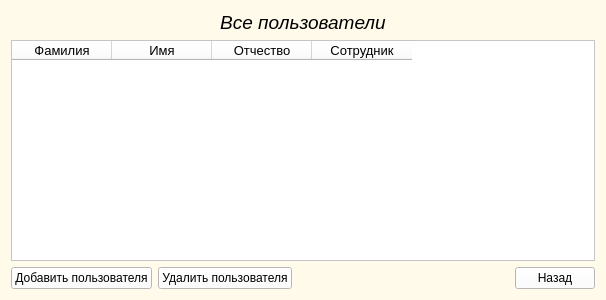
<?xml version="1.0" encoding="UTF-8"?>
<ui version="4.0">
 <class>users</class>
 <widget class="QWidget" name="users">
  <property name="geometry">
   <rect>
    <x>0</x>
    <y>0</y>
    <width>606</width>
    <height>300</height>
   </rect>
  </property>
  <property name="windowTitle">
   <string>Form</string>
  </property>
  <property name="styleSheet">
   <string notr="true">background-color:rgb(255, 250, 234);</string>
  </property>
  <layout class="QVBoxLayout" name="verticalLayout">
   <item>
    <layout class="QGridLayout" name="gridLayout">
     <item row="2" column="1">
      <widget class="QPushButton" name="deleteButton">
       <property name="styleSheet">
        <string notr="true">background-color: rgb(255, 255, 255);</string>
       </property>
       <property name="text">
        <string>Удалить пользователя</string>
       </property>
      </widget>
     </item>
     <item row="1" column="0" colspan="4">
      <widget class="QTableWidget" name="tableWidget">
       <property name="font">
        <font>
         <pointsize>10</pointsize>
         <strikeout>false</strikeout>
        </font>
       </property>
       <property name="styleSheet">
        <string notr="true">background-color: rgb(255, 255, 255);</string>
       </property>
       <property name="editTriggers">
        <set>QAbstractItemView::AnyKeyPressed|QAbstractItemView::DoubleClicked|QAbstractItemView::EditKeyPressed</set>
       </property>
       <property name="gridStyle">
        <enum>Qt::SolidLine</enum>
       </property>
       <property name="rowCount">
        <number>0</number>
       </property>
       <property name="columnCount">
        <number>4</number>
       </property>
       <column>
        <property name="text">
         <string>Фамилия</string>
        </property>
        <property name="font">
         <font>
          <pointsize>10</pointsize>
         </font>
        </property>
       </column>
       <column>
        <property name="text">
         <string>Имя</string>
        </property>
        <property name="font">
         <font>
          <pointsize>10</pointsize>
         </font>
        </property>
       </column>
       <column>
        <property name="text">
         <string>Отчество</string>
        </property>
        <property name="font">
         <font>
          <pointsize>10</pointsize>
         </font>
        </property>
       </column>
       <column>
        <property name="text">
         <string>Сотрудник</string>
        </property>
        <property name="font">
         <font>
          <pointsize>10</pointsize>
         </font>
        </property>
       </column>
      </widget>
     </item>
     <item row="0" column="0" colspan="4">
      <widget class="QLabel" name="label">
       <property name="font">
        <font>
         <pointsize>14</pointsize>
         <italic>true</italic>
        </font>
       </property>
       <property name="text">
        <string>Все пользователи</string>
       </property>
       <property name="alignment">
        <set>Qt::AlignCenter</set>
       </property>
      </widget>
     </item>
     <item row="2" column="3">
      <widget class="QPushButton" name="backButton">
       <property name="styleSheet">
        <string notr="true">background-color: rgb(255, 255, 255);</string>
       </property>
       <property name="text">
        <string>Назад</string>
       </property>
      </widget>
     </item>
     <item row="2" column="0">
      <widget class="QPushButton" name="addButton">
       <property name="styleSheet">
        <string notr="true">background-color: rgb(255, 255, 255);</string>
       </property>
       <property name="text">
        <string>Добавить пользователя</string>
       </property>
      </widget>
     </item>
     <item row="2" column="2">
      <spacer name="horizontalSpacer">
       <property name="orientation">
        <enum>Qt::Horizontal</enum>
       </property>
       <property name="sizeHint" stdset="0">
        <size>
         <width>40</width>
         <height>20</height>
        </size>
       </property>
      </spacer>
     </item>
    </layout>
   </item>
  </layout>
 </widget>
 <resources/>
 <connections/>
</ui>
